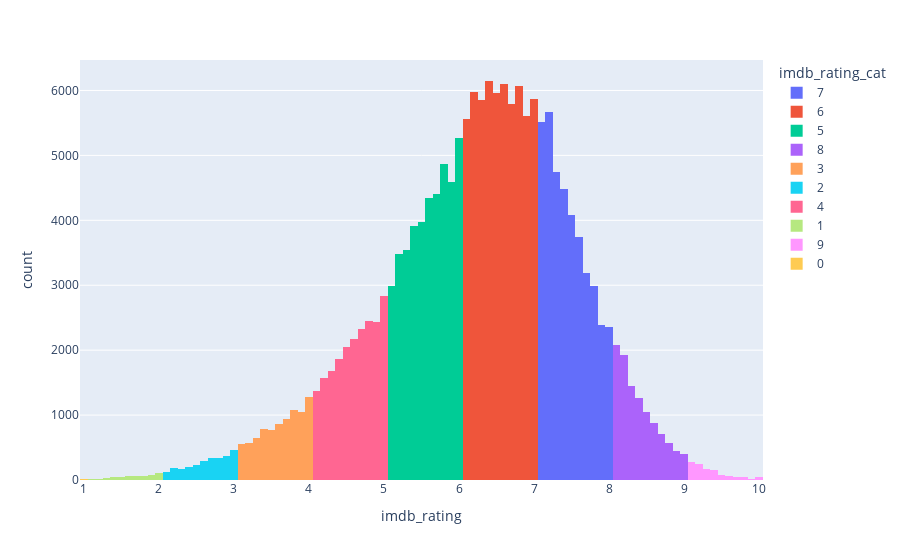

The notebook cell saved with this chart:
### Markdown cell above
Binning the countinous variable into groups to be able to achieve classification tasks.

### Code cell
model_df['imdb_rating_cat'] = pd.cut(model_df['imdb_rating'], bins=[0, 1, 2, 3, 4, 5, 6, 7, 8, 9, 10], right=True, labels=False) 
px.histogram(model_df, 'imdb_rating', color = 'imdb_rating_cat')

### Figure 1 — Plotly figure (JSON) as saved in the notebook; plotly's stock layout.template omitted (floating-point values rounded to 4 significant figures; data arrays with more than 128 entries replaced by an {"elided": "..."} marker saying what was removed)
{"data": [{"alignmentgroup": "True", "bingroup": "x", "hovertemplate": "imdb_rating_cat=7<br>imdb_rating=%{x}<br>count=%{y}<extra></extra>", "legendgroup": "7", "marker": {"color": "#636efa", "pattern": {"shape": ""}}, "name": "7", "offsetgroup": "7", "orientation": "v", "showlegend": true, "type": "histogram", "x": {"elided": "39169 float values"}, "xaxis": "x", "yaxis": "y"}, {"alignmentgroup": "True", "bingroup": "x", "hovertemplate": "imdb_rating_cat=6<br>imdb_rating=%{x}<br>count=%{y}<extra></extra>", "legendgroup": "6", "marker": {"color": "#EF553B", "pattern": {"shape": ""}}, "name": "6", "offsetgroup": "6", "orientation": "v", "showlegend": true, "type": "histogram", "x": {"elided": "58954 float values"}, "xaxis": "x", "yaxis": "y"}, {"alignmentgroup": "True", "bingroup": "x", "hovertemplate": "imdb_rating_cat=5<br>imdb_rating=%{x}<br>count=%{y}<extra></extra>", "legendgroup": "5", "marker": {"color": "#00cc96", "pattern": {"shape": ""}}, "name": "5", "offsetgroup": "5", "orientation": "v", "showlegend": true, "type": "histogram", "x": {"elided": "41377 float values"}, "xaxis": "x", "yaxis": "y"}, {"alignmentgroup": "True", "bingroup": "x", "hovertemplate": "imdb_rating_cat=8<br>imdb_rating=%{x}<br>count=%{y}<extra></extra>", "legendgroup": "8", "marker": {"color": "#ab63fa", "pattern": {"shape": ""}}, "name": "8", "offsetgroup": "8", "orientation": "v", "showlegend": true, "type": "histogram", "x": {"elided": "10800 float values"}, "xaxis": "x", "yaxis": "y"}, {"alignmentgroup": "True", "bingroup": "x", "hovertemplate": "imdb_rating_cat=3<br>imdb_rating=%{x}<br>count=%{y}<extra></extra>", "legendgroup": "3", "marker": {"color": "#FFA15A", "pattern": {"shape": ""}}, "name": "3", "offsetgroup": "3", "orientation": "v", "showlegend": true, "type": "histogram", "x": {"elided": "8549 float values"}, "xaxis": "x", "yaxis": "y"}, {"alignmentgroup": "True", "bingroup": "x", "hovertemplate": "imdb_rating_cat=2<br>imdb_rating=%{x}<br>count=%{y}<extra></extra>", "legendgroup": "2", "marker": {"color": "#19d3f3", "pattern": {"shape": ""}}, "name": "2", "offsetgroup": "2", "orientation": "v", "showlegend": true, "type": "histogram", "x": {"elided": "2720 float values"}, "xaxis": "x", "yaxis": "y"}, {"alignmentgroup": "True", "bingroup": "x", "hovertemplate": "imdb_rating_cat=4<br>imdb_rating=%{x}<br>count=%{y}<extra></extra>", "legendgroup": "4", "marker": {"color": "#FF6692", "pattern": {"shape": ""}}, "name": "4", "offsetgroup": "4", "orientation": "v", "showlegend": true, "type": "histogram", "x": {"elided": "20727 float values"}, "xaxis": "x", "yaxis": "y"}, {"alignmentgroup": "True", "bingroup": "x", "hovertemplate": "imdb_rating_cat=1<br>imdb_rating=%{x}<br>count=%{y}<extra></extra>", "legendgroup": "1", "marker": {"color": "#B6E880", "pattern": {"shape": ""}}, "name": "1", "offsetgroup": "1", "orientation": "v", "showlegend": true, "type": "histogram", "x": {"elided": "531 float values"}, "xaxis": "x", "yaxis": "y"}, {"alignmentgroup": "True", "bingroup": "x", "hovertemplate": "imdb_rating_cat=9<br>imdb_rating=%{x}<br>count=%{y}<extra></extra>", "legendgroup": "9", "marker": {"color": "#FF97FF", "pattern": {"shape": ""}}, "name": "9", "offsetgroup": "9", "orientation": "v", "showlegend": true, "type": "histogram", "x": {"elided": "1112 float values"}, "xaxis": "x", "yaxis": "y"}, {"alignmentgroup": "True", "bingroup": "x", "hovertemplate": "imdb_rating_cat=0<br>imdb_rating=%{x}<br>count=%{y}<extra></extra>", "legendgroup": "0", "marker": {"color": "#FECB52", "pattern": {"shape": ""}}, "name": "0", "offsetgroup": "0", "orientation": "v", "showlegend": true, "type": "histogram", "x": [1, 1, 1, 1, 1, 1, 1, 1, 1, 1, 1, 1, 1, 1, 1, 1, 1, 1, 1, 1], "xaxis": "x", "yaxis": "y"}], "layout": {"barmode": "relative", "legend": {"title": {"text": "imdb_rating_cat"}, "tracegroupgap": 0}, "margin": {"t": 60}, "xaxis": {"anchor": "y", "domain": [0, 1], "title": {"text": "imdb_rating"}}, "yaxis": {"anchor": "x", "domain": [0, 1], "title": {"text": "count"}}}}
